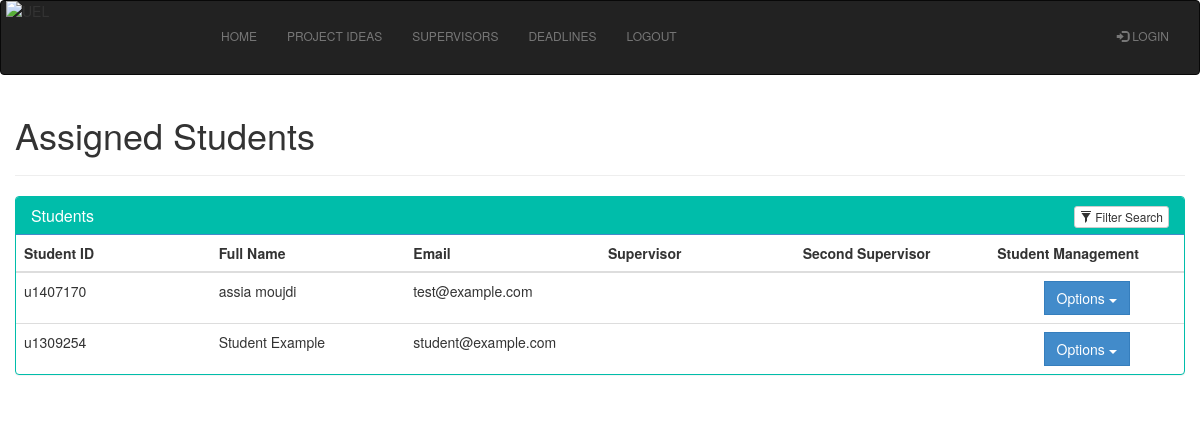
/supervisor/students-view.php, run on the app's committed database.
### tables this page shows
CREATE TABLE `users` (
  `id` varchar(8) NOT NULL,
  `name` varchar(25) NOT NULL,
  `surname` varchar(25) NOT NULL,
  `email` varchar(100) NOT NULL,
  `username` varchar(10) NOT NULL,
  `password` varchar(10) NOT NULL,
  `rank` varchar(15) NOT NULL,
  `level` int(1) NOT NULL
);

### supervisor/students-view.php (the view, shortened to what this page needs)
<!DOCTYPE html>
<html>
  <?php
    include "../includes/header.php";
    include "../includes/navbar.php";
    include "../db_handler.php";
  ?>
  <link rel="stylesheet" href="https://maxcdn.bootstrapcdn.com/bootstrap/3.3.7/css/bootstrap.min.css">
<head>
    <link rel="stylesheet" type="text/css" href="bootstrap/css/bootstrap.min.css"/>
</head>
<body>
<div class="container">
    <div class="row">
      <h1>Assigned Students</h1>
      <hr>
        <div class="panel panel-primary filterable" style="border-color: #00bdaa;">
            <div class="panel-heading" style="background-color: #00bdaa;">
                <h3 class="panel-title">Students</h3>
                <div class="pull-right">
                    <button class="btn btn-default btn-xs btn-filter"><span class="glyphicon glyphicon-filter"></span> Filter Search</button>
                </div>
            </div>
            <table class="table">
                <thead>
                    <tr class="filters">
                        <th><input type="text" class="form-control" placeholder="Student ID" disabled></th>
                        <th><input type="text" class="form-control" placeholder="Full Name" disabled></th>
                        <th><input type="text" class="form-control" placeholder="Email" disabled></th>
                        <th><input type="text" class="form-control" placeholder="Supervisor" disabled></th>
                        <th><input type="text" class="form-control" placeholder="Second Supervisor" disabled></th>
                        <th><input type="text" class="form-control" placeholder="Student Management" disabled></th>
                    </tr>
                </thead>
                <tbody>
                    <?php
                        $output = '';
                        if(isset($_POST["query"]))
                        {
                         $search = mysqli_real_escape_string($conn, $_POST["query"]);
                         $query = "
                          SELECT * FROM users
                          WHERE name LIKE '%".$search."%'
                          OR surname LIKE '%".$search."%'
                          OR email LIKE '%".$search."%'
                          OR username LIKE '%".$search."%'
                          OR supervisor LIKE '%".$search."%'
                          OR second supervisor LIKE '%".$search."%'
                         ";
                        }
                        else
                        {
                          $query = "SELECT * FROM users WHERE rank='student' ORDER BY name asc";
                        }
                        $result = mysqli_query($conn, $query);
                        if(mysqli_num_rows($result) > 0)
                        {
                         while($row = mysqli_fetch_array($result))
                         {
                        $username = $row["username"];
                          $output .= '
                           <tr>
                            <td>'.$row["id"].'</td>
                            <td>'.$row["name"]. ' ' .$row["surname"].'</td>
                            <td>'.$row["email"].'</td>
                            <td>'.$row["supervisor"].'</td>
                            <td>'.$row["second_supervisor"].'</td>
                          <td class="text-center">
                          <div class="btn-group">
                              <div class="btn-group">
                                <button type="button" class="btn btn-primary dropdown-toggle" data-toggle="dropdown">Options <span class="caret"></span>
                                </button>
                                <ul class="dropdown-menu" role="menu">
                                  <li>
                                    <a href="add-mark.php?id=' . $username . '">Add Mark</a>
                                  </li>
                                  <li>
                                    <a href="#">Add To Module</a>
                                  </li>
                                  <li>
                                    <a href="#">Add Coursework Mark</a>
                                  </li>
                                  <li>
                                    <a href="#">Add Exam Mark</a>
                                  </li>
                                  <li>
                                    <a href="assign-supervisor.php?id=' . $username . '">Assign Supervisor</a>
                                  </li>
                                  <li>
                                    <a href="edit-student.php?id=' . $username . '">Edit Student Details</a>
                                  </li>
                                  <li>
                                    <a href="remove-student.php?id=' . $username . '">Remove Student</a>
                                  </li>
                                </ul>
                              </div>
                            </div>
                          </td>
                           </tr>
                        </div>
                          ';
                         }
                         echo $output;
                        }
                    ?>
            </div>
</body>
</html>

### includes/navbar.php (style rules this page uses)
div { display: block; }

### supervisor/students-view.php (style rules this page uses)
.filterable { margin-top: 15px; }
.filterable .panel-heading .pull-right { margin-top: -20px; }
.filterable .filters input[disabled] { background-color: transparent; border: none; cursor: auto; box-shadow: none; padding: 0; height: auto; }

### data on the page
users: id "u1407170", name "assia", surname "moujdi", email "test@example.com"
users: id "u1309254", name "Student", surname "Example", email "student@example.com"

### other printed values
$name "HOME"
$name "PROJECT IDEAS"
$name "SUPERVISORS"
$name "DEADLINES"
$name "LOGOUT"
